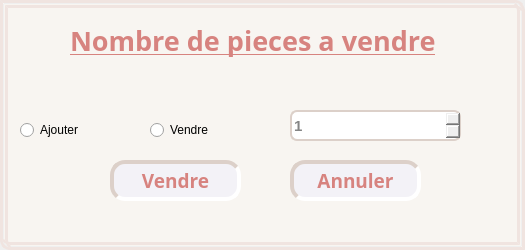
<?xml version="1.0" encoding="UTF-8"?>
<ui version="4.0">
 <class>vente</class>
 <widget class="QDialog" name="vente">
  <property name="geometry">
   <rect>
    <x>0</x>
    <y>0</y>
    <width>525</width>
    <height>250</height>
   </rect>
  </property>
  <property name="windowTitle">
   <string>Dialog</string>
  </property>
  <widget class="QFrame" name="vendreinvdialog">
   <property name="geometry">
    <rect>
     <x>0</x>
     <y>0</y>
     <width>525</width>
     <height>250</height>
    </rect>
   </property>
   <property name="styleSheet">
    <string notr="true">#vendreinvdialog{background:#f8f5f1;border:8px double #f0e4e0;  border-top-right-radius: 10px;   border-bottom-left-radius:10px;}

#titreveninv{color:#d7837f;}

#vendinv{
color:#d7837f;
border: 4px inset #dcd0c9;
border-radius: 15px;
background: #f3f2f7;
}
#vendinv:hover{
border: 4px outset #dcd0c9;
background: #f0e4e0;
}
#vendinv:pressed{
border: 4px inset #dcd0c9;
background: #f6f1f7;
}

#closeinv{
color:#d7837f;
border: 4px inset #dcd0c9;
border-radius: 15px;
background: #f3f2f7;
}
#closeinv:hover{
border: 4px outset #dcd0c9;
background: #f0e4e0;
}
#closeinv:pressed{
border: 4px inset #dcd0c9;
background: #f6f1f7;
}

#nbresinv{ 
border: 2px solid #dcd0c9;
border-radius: 7px;
color: #858585;
font-weight: bold;
font-size: 15px;
}
#nbresinv QAbstractItemView{ 
color: #858585;
font-weight: bold;
font-size: 15px;
selection-background-color: #ffffff;
selection-color:#56695b;
}
</string>
   </property>
   <property name="frameShape">
    <enum>QFrame::StyledPanel</enum>
   </property>
   <property name="frameShadow">
    <enum>QFrame::Raised</enum>
   </property>
   <widget class="QLabel" name="titreveninv">
    <property name="geometry">
     <rect>
      <x>70</x>
      <y>20</y>
      <width>411</width>
      <height>41</height>
     </rect>
    </property>
    <property name="font">
     <font>
      <family>Bell MT</family>
      <pointsize>20</pointsize>
      <weight>75</weight>
      <bold>true</bold>
      <underline>true</underline>
     </font>
    </property>
    <property name="text">
     <string>Nombre de pieces a vendre</string>
    </property>
   </widget>
   <widget class="QSpinBox" name="nbresinv">
    <property name="geometry">
     <rect>
      <x>290</x>
      <y>110</y>
      <width>171</width>
      <height>31</height>
     </rect>
    </property>
    <property name="minimum">
     <number>1</number>
    </property>
   </widget>
   <widget class="QPushButton" name="vendinv">
    <property name="geometry">
     <rect>
      <x>110</x>
      <y>160</y>
      <width>131</width>
      <height>41</height>
     </rect>
    </property>
    <property name="font">
     <font>
      <family>Bell MT</family>
      <pointsize>14</pointsize>
      <weight>75</weight>
      <bold>true</bold>
      <kerning>true</kerning>
     </font>
    </property>
    <property name="text">
     <string>Vendre</string>
    </property>
   </widget>
   <widget class="QPushButton" name="closeinv">
    <property name="geometry">
     <rect>
      <x>290</x>
      <y>160</y>
      <width>131</width>
      <height>41</height>
     </rect>
    </property>
    <property name="font">
     <font>
      <family>Bell MT</family>
      <pointsize>14</pointsize>
      <weight>75</weight>
      <bold>true</bold>
      <kerning>true</kerning>
     </font>
    </property>
    <property name="text">
     <string>Annuler</string>
    </property>
   </widget>
   <widget class="QRadioButton" name="vendre">
    <property name="geometry">
     <rect>
      <x>150</x>
      <y>120</y>
      <width>97</width>
      <height>20</height>
     </rect>
    </property>
    <property name="text">
     <string>Vendre</string>
    </property>
   </widget>
   <widget class="QRadioButton" name="ajouter">
    <property name="geometry">
     <rect>
      <x>20</x>
      <y>120</y>
      <width>97</width>
      <height>20</height>
     </rect>
    </property>
    <property name="text">
     <string>Ajouter</string>
    </property>
   </widget>
  </widget>
 </widget>
 <resources/>
 <connections/>
</ui>
